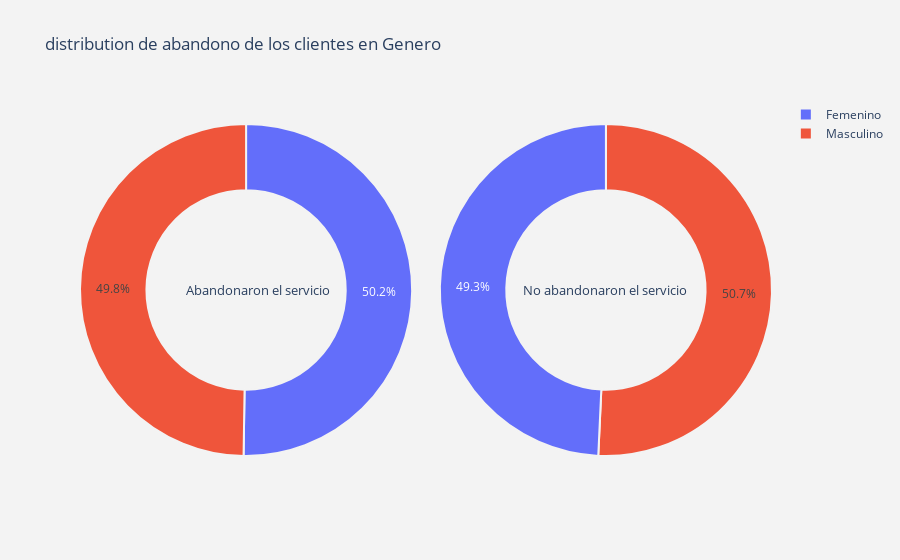

Notebook code for this chart:
### Markdown cell above
<a id="ed7"></a>
### Desgaste de clientes por variables

### Code cell
def plot_pie(column) :
    
    trace1 = go.Pie(values  = abandonaron[column].value_counts().values.tolist(),
                    labels  = abandonaron[column].value_counts().keys().tolist(),
                    hoverinfo = "label+percent+name",
                    domain  = dict(x = [0,.48]),
                    name    = "Clientes que abandonaron",
                    marker  = dict(line = dict(width = 2,
                                               color = "rgb(243,243,243)")
                                  ),
                    hole    = .6
                   )
    trace2 = go.Pie(values  = no_abandonaron[column].value_counts().values.tolist(),
                    labels  = no_abandonaron[column].value_counts().keys().tolist(),
                    hoverinfo = "label+percent+name",
                    marker  = dict(line = dict(width = 2,
                                               color = "rgb(243,243,243)")
                                  ),
                    domain  = dict(x = [.52,1]),
                    hole    = .6,
                    name    = "Clientes que no abandonaron" 
                   )


    layout = go.Layout(dict(title = " distribution de abandono de los clientes en " + column,
                            plot_bgcolor  = "rgb(243,243,243)",
                            paper_bgcolor = "rgb(243,243,243)",
                            annotations = [dict(text = "Abandonaron el servicio",
                                                font = dict(size = 13),
                                                showarrow = False,
                                                x = .15, y = .5),
                                           dict(text = "No abandonaron el servicio",
                                                font = dict(size = 13),
                                                showarrow = False,
                                                x = .88,y = .5
                                               )
                                          ]
                           )
                      )
    data = [trace1,trace2]
    fig  = go.Figure(data = data,layout = layout)
    py.iplot(fig)


plot_pie("Genero")
plot_pie("MayorDeEdad")
plot_pie("ServiciosInternet")

### Figure 1 — Plotly figure (JSON) as saved in the notebook; plotly's stock layout.template omitted (floating-point values rounded to 4 significant figures)
{"data": [{"domain": {"x": [0, 0.48]}, "hole": 0.6, "hoverinfo": "label+percent+name", "labels": ["Femenino", "Masculino"], "marker": {"line": {"color": "rgb(243,243,243)", "width": 2}}, "name": "Clientes que abandonaron", "type": "pie", "values": [939, 930]}, {"domain": {"x": [0.52, 1]}, "hole": 0.6, "hoverinfo": "label+percent+name", "labels": ["Masculino", "Femenino"], "marker": {"line": {"color": "rgb(243,243,243)", "width": 2}}, "name": "Clientes que no abandonaron", "type": "pie", "values": [2625, 2549]}], "layout": {"annotations": [{"font": {"size": 13}, "showarrow": false, "text": "Abandonaron el servicio", "x": 0.15, "y": 0.5}, {"font": {"size": 13}, "showarrow": false, "text": "No abandonaron el servicio", "x": 0.88, "y": 0.5}], "paper_bgcolor": "rgb(243,243,243)", "plot_bgcolor": "rgb(243,243,243)", "title": {"text": " distribution de abandono de los clientes en Genero"}}}
